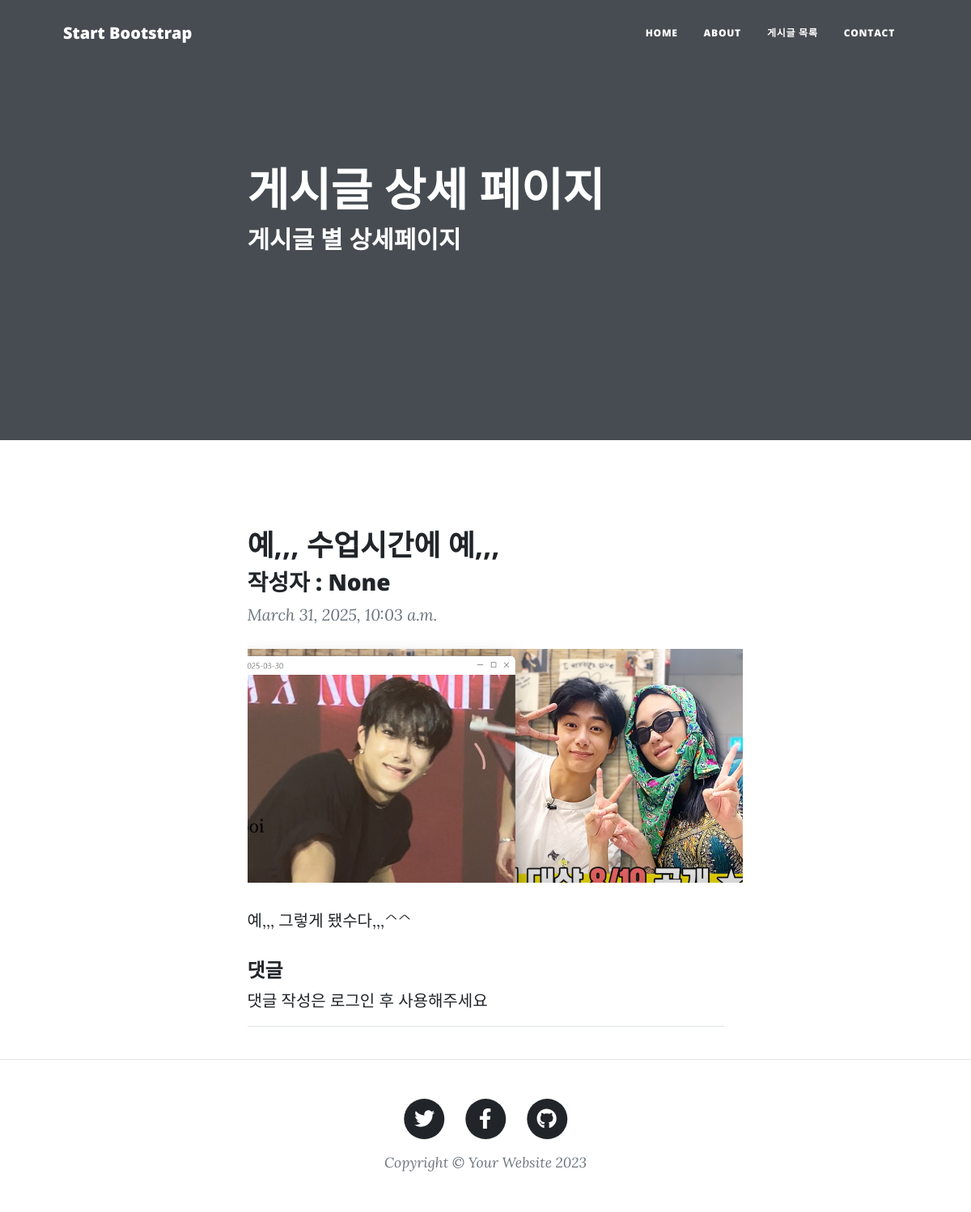
Page /posts/post_detail/9/ on the committed database.
### blog/models.py (models this page shows, shortened)
class Post(models.Model):
    title = models.CharField(verbose_name = "제목", max_length = 128)
    body = models.TextField(verbose_name = "내용", default = "")
    created_at = models.DateTimeField(verbose_name = "작성일", auto_now_add = True)
    photo = models.ImageField(verbose_name = "이미지", blank = True, null = True, upload_to = 'blog_photo')
    author = models.ForeignKey(User, on_delete=models.CASCADE, null = True)

### posts/views.py (the view)
# urls.py: path("post_detail/<int:post_id>/", views.post_detail, name = "post_detail"),
def post_detail(request, post_id):
    post = get_object_or_404(Post, pk = post_id)
    comment_form = CommentForm()
    context = {
        'post' : post,
        'comment_form' : comment_form
    }
    return render(request, "post_detail.html", context)

### posts/templates/post_detail.html (shortened to what this page needs)
{% load static %}
<!DOCTYPE html>
<html lang="en">
  <head>
    <link href="{% static 'css/styles.css' %}" rel="stylesheet" />
  </head>
  <body>
    <nav class="navbar navbar-expand-lg navbar-light" id="mainNav">
      <div class="container px-4 px-lg-5">
        <a class="navbar-brand" href="">Start Bootstrap</a>
        <div class="collapse navbar-collapse" id="navbarResponsive">
          <ul class="navbar-nav ms-auto py-4 py-lg-0">
            <li class="nav-item">
              <a class="nav-link px-lg-3 py-3 py-lg-4" href="{%url 'home' %}"
                >Home</a
              >
            </li>
            <li class="nav-item">
              <a class="nav-link px-lg-3 py-3 py-lg-4" href="about.html"
                >About</a
              >
            </li>
            <li class="nav-item">
              <a
                class="nav-link px-lg-3 py-3 py-lg-4"
                href="{%url 'post_list' %}"
                >게시글 목록</a
              >
            </li>
            <li class="nav-item">
              <a class="nav-link px-lg-3 py-3 py-lg-4" href="contact.html"
                >Contact</a
              >
            </li>
          </ul>
        </div>
      </div>
    </nav>
    <header class="masthead">
      <div class="container position-relative px-4 px-lg-5">
        <div class="row gx-4 gx-lg-5 justify-content-center">
          <div class="col-md-10 col-lg-8 col-xl-7">
            <div class="post-heading">
              <h1>게시글 상세 페이지</h1>
              <h2 class="subheading">게시글 별 상세페이지</h2>
            </div>
          </div>
        </div>
      </div>
    </header>
    <article class="mb-4">
      <div class="container px-4 px-lg-5">
        <div class="row gx-4 gx-lg-5 justify-content-center">
          <div class="col-md-10 col-lg-8 col-xl-7">
            <h1 class="section-heading">{{post.title}}</h1>
            <h3>작성자 : {{ post.author }}</h3>
            <blockquote class="blockquote">{{post.created_at}}</blockquote>
            {% if post.photo %}
            <img src = "{{ post.photo.url }}" alt = "" height = "300">
            {% endif %}
            <p>{{post.body}}</p>
            <h4>댓글</h4>
            {% if user.is_authenticated %}
            <form method="POST" action="{% url 'create_comment' post.id %}">
                {% csrf_token %}
                {{ comment_form.as_table }}
                <input type="submit">
            </form>
            {% else %}
              <h>댓글 작성은 로그인 후 사용해주세요</h>
            {% endif %}
            <div>
                <hr>
            </div>
          </div>
        </div>
      </div>
    </article>
    <footer class="border-top">
      <div class="container px-4 px-lg-5">
        <div class="row gx-4 gx-lg-5 justify-content-center">
          <div class="col-md-10 col-lg-8 col-xl-7">
            <ul class="list-inline text-center">
              <li class="list-inline-item">
                <a href="#!">
                  <span class="fa-stack fa-lg">
                    <i class="fas fa-circle fa-stack-2x"></i>
                    <i class="fab fa-twitter fa-stack-1x fa-inverse"></i>
                  </span>
                </a>
              </li>
              <li class="list-inline-item">
                <a href="#!">
                  <span class="fa-stack fa-lg">
                    <i class="fas fa-circle fa-stack-2x"></i>
                    <i class="fab fa-facebook-f fa-stack-1x fa-inverse"></i>
                  </span>
                </a>
              </li>
              <li class="list-inline-item">
                <a href="#!">
                  <span class="fa-stack fa-lg">
                    <i class="fas fa-circle fa-stack-2x"></i>
                    <i class="fab fa-github fa-stack-1x fa-inverse"></i>
                  </span>
                </a>
              </li>
            </ul>
            <div class="small text-center text-muted fst-italic">
              Copyright &copy; Your Website 2023
            </div>
          </div>
        </div>
      </div>
    </footer>
  </body>
</html>

### rows in the picture
Post: title "예,,, 수업시간에 예,,,", author "None", created_at "March 31, 2025, 10:03 a.m.", photo (picture), body "예,,, 그렇게 됐수다,,,^^"
